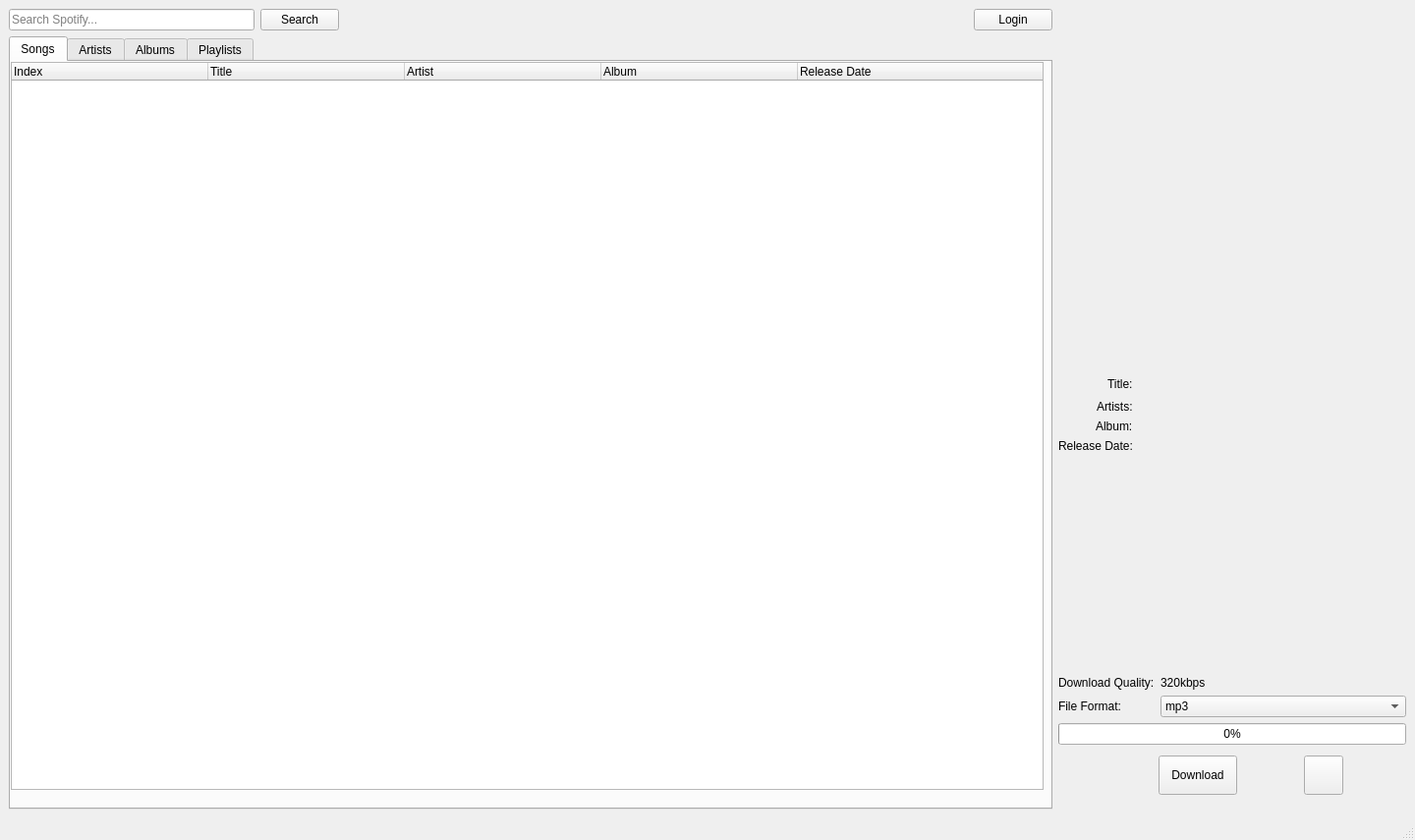
<?xml version="1.0" encoding="UTF-8"?>
<ui version="4.0">
 <class>MainWindow</class>
 <widget class="QMainWindow" name="MainWindow">
  <property name="geometry">
   <rect>
    <x>0</x>
    <y>0</y>
    <width>1440</width>
    <height>855</height>
   </rect>
  </property>
  <property name="minimumSize">
   <size>
    <width>850</width>
    <height>800</height>
   </size>
  </property>
  <property name="windowTitle">
   <string>ZSpotify</string>
  </property>
  <property name="locale">
   <locale language="English" country="UnitedStates"/>
  </property>
  <widget class="QWidget" name="centralwidget">
   <property name="minimumSize">
    <size>
     <width>9</width>
     <height>0</height>
    </size>
   </property>
   <layout class="QHBoxLayout" name="horizontalLayout_6" stretch="3,1">
    <item>
     <layout class="QVBoxLayout" name="verticalLayout">
      <property name="sizeConstraint">
       <enum>QLayout::SetFixedSize</enum>
      </property>
      <item>
       <layout class="QHBoxLayout" name="horizontalLayout_4" stretch="0,0,0,0,0">
        <property name="spacing">
         <number>-1</number>
        </property>
        <property name="sizeConstraint">
         <enum>QLayout::SetDefaultConstraint</enum>
        </property>
        <item>
         <widget class="QLineEdit" name="searchInput">
          <property name="sizePolicy">
           <sizepolicy hsizetype="Fixed" vsizetype="Fixed">
            <horstretch>250</horstretch>
            <verstretch>0</verstretch>
           </sizepolicy>
          </property>
          <property name="minimumSize">
           <size>
            <width>250</width>
            <height>0</height>
           </size>
          </property>
          <property name="maximumSize">
           <size>
            <width>16777215</width>
            <height>16777215</height>
           </size>
          </property>
          <property name="toolTip">
           <string/>
          </property>
          <property name="statusTip">
           <string/>
          </property>
          <property name="inputMask">
           <string/>
          </property>
          <property name="text">
           <string/>
          </property>
          <property name="placeholderText">
           <string>Search Spotify...</string>
          </property>
         </widget>
        </item>
        <item>
         <widget class="QPushButton" name="searchBtn">
          <property name="sizePolicy">
           <sizepolicy hsizetype="Fixed" vsizetype="Fixed">
            <horstretch>0</horstretch>
            <verstretch>0</verstretch>
           </sizepolicy>
          </property>
          <property name="text">
           <string>Search</string>
          </property>
         </widget>
        </item>
        <item>
         <spacer name="horizontalSpacer">
          <property name="orientation">
           <enum>Qt::Horizontal</enum>
          </property>
          <property name="sizeType">
           <enum>QSizePolicy::Expanding</enum>
          </property>
          <property name="sizeHint" stdset="0">
           <size>
            <width>250</width>
            <height>20</height>
           </size>
          </property>
         </spacer>
        </item>
        <item>
         <widget class="QLabel" name="accountTypeLabel">
          <property name="sizeIncrement">
           <size>
            <width>0</width>
            <height>10</height>
           </size>
          </property>
          <property name="font">
           <font>
            <family>Gill Sans</family>
           </font>
          </property>
          <property name="text">
           <string/>
          </property>
          <property name="textFormat">
           <enum>Qt::RichText</enum>
          </property>
         </widget>
        </item>
        <item>
         <widget class="QPushButton" name="loginBtn">
          <property name="text">
           <string>Login</string>
          </property>
         </widget>
        </item>
       </layout>
      </item>
      <item>
       <widget class="QTabWidget" name="resultTabs">
        <property name="minimumSize">
         <size>
          <width>0</width>
          <height>0</height>
         </size>
        </property>
        <property name="maximumSize">
         <size>
          <width>16777215</width>
          <height>16777215</height>
         </size>
        </property>
        <property name="currentIndex">
         <number>0</number>
        </property>
        <widget class="QWidget" name="songsTab">
         <attribute name="title">
          <string>Songs</string>
         </attribute>
         <widget class="QTreeWidget" name="songsTree">
          <property name="geometry">
           <rect>
            <x>0</x>
            <y>0</y>
            <width>1051</width>
            <height>741</height>
           </rect>
          </property>
          <property name="sizePolicy">
           <sizepolicy hsizetype="Preferred" vsizetype="Preferred">
            <horstretch>0</horstretch>
            <verstretch>0</verstretch>
           </sizepolicy>
          </property>
          <property name="lineWidth">
           <number>-3</number>
          </property>
          <property name="sizeAdjustPolicy">
           <enum>QAbstractScrollArea::AdjustIgnored</enum>
          </property>
          <property name="alternatingRowColors">
           <bool>true</bool>
          </property>
          <property name="selectionBehavior">
           <enum>QAbstractItemView::SelectRows</enum>
          </property>
          <property name="sortingEnabled">
           <bool>false</bool>
          </property>
          <property name="animated">
           <bool>true</bool>
          </property>
          <property name="columnCount">
           <number>5</number>
          </property>
          <attribute name="headerDefaultSectionSize">
           <number>200</number>
          </attribute>
          <attribute name="headerMinimumSectionSize">
           <number>15</number>
          </attribute>
          <attribute name="headerShowSortIndicator" stdset="0">
           <bool>false</bool>
          </attribute>
          <column>
           <property name="text">
            <string>Index</string>
           </property>
          </column>
          <column>
           <property name="text">
            <string>Title</string>
           </property>
          </column>
          <column>
           <property name="text">
            <string>Artist</string>
           </property>
          </column>
          <column>
           <property name="text">
            <string>Album</string>
           </property>
          </column>
          <column>
           <property name="text">
            <string>Release Date</string>
           </property>
          </column>
         </widget>
        </widget>
        <widget class="QWidget" name="artistsTab">
         <attribute name="title">
          <string>Artists</string>
         </attribute>
         <widget class="QTreeWidget" name="artistsTree">
          <property name="geometry">
           <rect>
            <x>0</x>
            <y>0</y>
            <width>1051</width>
            <height>741</height>
           </rect>
          </property>
          <property name="alternatingRowColors">
           <bool>true</bool>
          </property>
          <property name="sortingEnabled">
           <bool>false</bool>
          </property>
          <property name="animated">
           <bool>true</bool>
          </property>
          <property name="headerHidden">
           <bool>false</bool>
          </property>
          <attribute name="headerDefaultSectionSize">
           <number>200</number>
          </attribute>
          <attribute name="headerMinimumSectionSize">
           <number>15</number>
          </attribute>
          <attribute name="headerShowSortIndicator" stdset="0">
           <bool>false</bool>
          </attribute>
          <column>
           <property name="text">
            <string>Index</string>
           </property>
          </column>
          <column>
           <property name="text">
            <string>Name</string>
           </property>
          </column>
         </widget>
        </widget>
        <widget class="QWidget" name="albumsTab">
         <attribute name="title">
          <string>Albums</string>
         </attribute>
         <widget class="QTreeWidget" name="albumsTree">
          <property name="geometry">
           <rect>
            <x>0</x>
            <y>0</y>
            <width>1051</width>
            <height>741</height>
           </rect>
          </property>
          <property name="lineWidth">
           <number>-3</number>
          </property>
          <property name="alternatingRowColors">
           <bool>true</bool>
          </property>
          <property name="selectionBehavior">
           <enum>QAbstractItemView::SelectRows</enum>
          </property>
          <property name="sortingEnabled">
           <bool>false</bool>
          </property>
          <property name="animated">
           <bool>true</bool>
          </property>
          <property name="columnCount">
           <number>5</number>
          </property>
          <attribute name="headerDefaultSectionSize">
           <number>200</number>
          </attribute>
          <attribute name="headerMinimumSectionSize">
           <number>15</number>
          </attribute>
          <column>
           <property name="text">
            <string>Index</string>
           </property>
          </column>
          <column>
           <property name="text">
            <string>Title</string>
           </property>
          </column>
          <column>
           <property name="text">
            <string>Artist</string>
           </property>
          </column>
          <column>
           <property name="text">
            <string>Total Tracks</string>
           </property>
          </column>
          <column>
           <property name="text">
            <string>Release Date</string>
           </property>
          </column>
         </widget>
        </widget>
        <widget class="QWidget" name="playlistTab">
         <attribute name="title">
          <string>Playlists</string>
         </attribute>
         <widget class="QTreeWidget" name="playlistsTree">
          <property name="geometry">
           <rect>
            <x>0</x>
            <y>0</y>
            <width>1051</width>
            <height>741</height>
           </rect>
          </property>
          <property name="sizeIncrement">
           <size>
            <width>0</width>
            <height>0</height>
           </size>
          </property>
          <property name="lineWidth">
           <number>-3</number>
          </property>
          <property name="alternatingRowColors">
           <bool>true</bool>
          </property>
          <property name="selectionBehavior">
           <enum>QAbstractItemView::SelectRows</enum>
          </property>
          <property name="sortingEnabled">
           <bool>false</bool>
          </property>
          <property name="animated">
           <bool>true</bool>
          </property>
          <property name="columnCount">
           <number>4</number>
          </property>
          <attribute name="headerDefaultSectionSize">
           <number>200</number>
          </attribute>
          <attribute name="headerMinimumSectionSize">
           <number>15</number>
          </attribute>
          <column>
           <property name="text">
            <string>Index</string>
           </property>
          </column>
          <column>
           <property name="text">
            <string>Title</string>
           </property>
          </column>
          <column>
           <property name="text">
            <string>Creator</string>
           </property>
          </column>
          <column>
           <property name="text">
            <string>Total Tracks</string>
           </property>
          </column>
         </widget>
        </widget>
       </widget>
      </item>
     </layout>
    </item>
    <item>
     <layout class="QVBoxLayout" name="VertLayout">
      <property name="spacing">
       <number>-1</number>
      </property>
      <property name="sizeConstraint">
       <enum>QLayout::SetNoConstraint</enum>
      </property>
      <property name="topMargin">
       <number>0</number>
      </property>
      <property name="bottomMargin">
       <number>0</number>
      </property>
      <item>
       <layout class="QHBoxLayout" name="horizontalLayout"/>
      </item>
      <item>
       <widget class="QLabel" name="label_3">
        <property name="sizePolicy">
         <sizepolicy hsizetype="Fixed" vsizetype="Fixed">
          <horstretch>0</horstretch>
          <verstretch>0</verstretch>
         </sizepolicy>
        </property>
        <property name="minimumSize">
         <size>
          <width>350</width>
          <height>60</height>
         </size>
        </property>
        <property name="text">
         <string/>
        </property>
        <property name="textFormat">
         <enum>Qt::RichText</enum>
        </property>
        <property name="pixmap">
         <pixmap>../resources/ZSpotifyBanner.png</pixmap>
        </property>
        <property name="scaledContents">
         <bool>true</bool>
        </property>
       </widget>
      </item>
      <item>
       <layout class="QHBoxLayout" name="horizontalLayout_2" stretch="0">
        <property name="sizeConstraint">
         <enum>QLayout::SetMaximumSize</enum>
        </property>
        <item>
         <widget class="QLabel" name="coverArtLabel">
          <property name="sizePolicy">
           <sizepolicy hsizetype="Maximum" vsizetype="Maximum">
            <horstretch>0</horstretch>
            <verstretch>0</verstretch>
           </sizepolicy>
          </property>
          <property name="minimumSize">
           <size>
            <width>160</width>
            <height>300</height>
           </size>
          </property>
          <property name="maximumSize">
           <size>
            <width>300</width>
            <height>300</height>
           </size>
          </property>
          <property name="text">
           <string/>
          </property>
          <property name="pixmap">
           <pixmap>../resources/cover_default.jpg</pixmap>
          </property>
          <property name="scaledContents">
           <bool>true</bool>
          </property>
          <property name="alignment">
           <set>Qt::AlignHCenter|Qt::AlignTop</set>
          </property>
         </widget>
        </item>
       </layout>
      </item>
      <item>
       <layout class="QFormLayout" name="formLayout_2">
        <property name="sizeConstraint">
         <enum>QLayout::SetNoConstraint</enum>
        </property>
        <property name="labelAlignment">
         <set>Qt::AlignRight|Qt::AlignTrailing|Qt::AlignVCenter</set>
        </property>
        <item row="1" column="0">
         <widget class="QLabel" name="infoHeader1">
          <property name="text">
           <string>Title:</string>
          </property>
          <property name="alignment">
           <set>Qt::AlignLeading|Qt::AlignLeft|Qt::AlignVCenter</set>
          </property>
         </widget>
        </item>
        <item row="1" column="1">
         <widget class="QLabel" name="infoLabel1">
          <property name="sizePolicy">
           <sizepolicy hsizetype="Maximum" vsizetype="Fixed">
            <horstretch>0</horstretch>
            <verstretch>0</verstretch>
           </sizepolicy>
          </property>
          <property name="minimumSize">
           <size>
            <width>50</width>
            <height>20</height>
           </size>
          </property>
          <property name="maximumSize">
           <size>
            <width>350</width>
            <height>30</height>
           </size>
          </property>
          <property name="sizeIncrement">
           <size>
            <width>350</width>
            <height>0</height>
           </size>
          </property>
          <property name="font">
           <font>
            <family>Apple SD Gothic Neo</family>
            <pointsize>16</pointsize>
           </font>
          </property>
          <property name="text">
           <string/>
          </property>
          <property name="alignment">
           <set>Qt::AlignLeading|Qt::AlignLeft|Qt::AlignVCenter</set>
          </property>
         </widget>
        </item>
        <item row="2" column="0">
         <widget class="QLabel" name="infoHeader2">
          <property name="text">
           <string>Artists:</string>
          </property>
         </widget>
        </item>
        <item row="2" column="1">
         <widget class="QLabel" name="infoLabel2">
          <property name="sizePolicy">
           <sizepolicy hsizetype="Maximum" vsizetype="Fixed">
            <horstretch>0</horstretch>
            <verstretch>0</verstretch>
           </sizepolicy>
          </property>
          <property name="maximumSize">
           <size>
            <width>350</width>
            <height>20</height>
           </size>
          </property>
          <property name="text">
           <string/>
          </property>
          <property name="alignment">
           <set>Qt::AlignCenter</set>
          </property>
         </widget>
        </item>
        <item row="3" column="0">
         <widget class="QLabel" name="infoHeader3">
          <property name="text">
           <string>Album:</string>
          </property>
         </widget>
        </item>
        <item row="3" column="1">
         <widget class="QLabel" name="infoLabel3">
          <property name="sizePolicy">
           <sizepolicy hsizetype="Maximum" vsizetype="Fixed">
            <horstretch>0</horstretch>
            <verstretch>0</verstretch>
           </sizepolicy>
          </property>
          <property name="maximumSize">
           <size>
            <width>350</width>
            <height>20</height>
           </size>
          </property>
          <property name="text">
           <string/>
          </property>
          <property name="alignment">
           <set>Qt::AlignCenter</set>
          </property>
         </widget>
        </item>
        <item row="4" column="0">
         <widget class="QLabel" name="infoHeader4">
          <property name="text">
           <string>Release Date:</string>
          </property>
         </widget>
        </item>
        <item row="4" column="1">
         <widget class="QLabel" name="infoLabel4">
          <property name="sizePolicy">
           <sizepolicy hsizetype="Maximum" vsizetype="Fixed">
            <horstretch>0</horstretch>
            <verstretch>0</verstretch>
           </sizepolicy>
          </property>
          <property name="maximumSize">
           <size>
            <width>350</width>
            <height>20</height>
           </size>
          </property>
          <property name="text">
           <string/>
          </property>
          <property name="alignment">
           <set>Qt::AlignCenter</set>
          </property>
         </widget>
        </item>
        <item row="5" column="0">
         <widget class="QLabel" name="infoHeader5">
          <property name="text">
           <string/>
          </property>
         </widget>
        </item>
        <item row="5" column="1">
         <widget class="QLabel" name="infoLabel5">
          <property name="sizePolicy">
           <sizepolicy hsizetype="Maximum" vsizetype="Fixed">
            <horstretch>0</horstretch>
            <verstretch>0</verstretch>
           </sizepolicy>
          </property>
          <property name="maximumSize">
           <size>
            <width>350</width>
            <height>20</height>
           </size>
          </property>
          <property name="midLineWidth">
           <number>0</number>
          </property>
          <property name="text">
           <string/>
          </property>
          <property name="alignment">
           <set>Qt::AlignCenter</set>
          </property>
         </widget>
        </item>
        <item row="6" column="0">
         <widget class="QLabel" name="infoHeader6">
          <property name="text">
           <string/>
          </property>
         </widget>
        </item>
        <item row="6" column="1">
         <widget class="QLabel" name="infoLabel6">
          <property name="sizePolicy">
           <sizepolicy hsizetype="Maximum" vsizetype="Fixed">
            <horstretch>0</horstretch>
            <verstretch>0</verstretch>
           </sizepolicy>
          </property>
          <property name="maximumSize">
           <size>
            <width>350</width>
            <height>20</height>
           </size>
          </property>
          <property name="text">
           <string/>
          </property>
          <property name="alignment">
           <set>Qt::AlignCenter</set>
          </property>
         </widget>
        </item>
       </layout>
      </item>
      <item>
       <spacer name="verticalSpacer">
        <property name="orientation">
         <enum>Qt::Vertical</enum>
        </property>
        <property name="sizeType">
         <enum>QSizePolicy::Maximum</enum>
        </property>
        <property name="sizeHint" stdset="0">
         <size>
          <width>20</width>
          <height>300</height>
         </size>
        </property>
       </spacer>
      </item>
      <item>
       <layout class="QFormLayout" name="formLayout">
        <item row="1" column="0">
         <widget class="QLabel" name="label">
          <property name="text">
           <string>Download Quality:</string>
          </property>
         </widget>
        </item>
        <item row="2" column="0">
         <widget class="QLabel" name="label_2">
          <property name="text">
           <string>File Format:</string>
          </property>
         </widget>
        </item>
        <item row="2" column="1">
         <widget class="QComboBox" name="fileFormatCombo">
          <item>
           <property name="text">
            <string>mp3</string>
           </property>
          </item>
         </widget>
        </item>
        <item row="1" column="1">
         <widget class="QLabel" name="dlQualityLabel">
          <property name="text">
           <string>320kbps</string>
          </property>
         </widget>
        </item>
       </layout>
      </item>
      <item>
       <widget class="QProgressBar" name="progressBar">
        <property name="enabled">
         <bool>true</bool>
        </property>
        <property name="minimumSize">
         <size>
          <width>0</width>
          <height>0</height>
         </size>
        </property>
        <property name="whatsThis">
         <string/>
        </property>
        <property name="value">
         <number>0</number>
        </property>
       </widget>
      </item>
      <item>
       <layout class="QHBoxLayout" name="horizontalLayout_3" stretch="0,5,0">
        <property name="sizeConstraint">
         <enum>QLayout::SetDefaultConstraint</enum>
        </property>
        <property name="topMargin">
         <number>5</number>
        </property>
        <property name="bottomMargin">
         <number>15</number>
        </property>
        <item>
         <spacer name="horizontalSpacer_2">
          <property name="orientation">
           <enum>Qt::Horizontal</enum>
          </property>
          <property name="sizeType">
           <enum>QSizePolicy::Fixed</enum>
          </property>
          <property name="sizeHint" stdset="0">
           <size>
            <width>40</width>
            <height>20</height>
           </size>
          </property>
         </spacer>
        </item>
        <item>
         <widget class="QPushButton" name="downloadBtn">
          <property name="sizePolicy">
           <sizepolicy hsizetype="Fixed" vsizetype="Fixed">
            <horstretch>0</horstretch>
            <verstretch>0</verstretch>
           </sizepolicy>
          </property>
          <property name="minimumSize">
           <size>
            <width>0</width>
            <height>40</height>
           </size>
          </property>
          <property name="sizeIncrement">
           <size>
            <width>0</width>
            <height>0</height>
           </size>
          </property>
          <property name="autoFillBackground">
           <bool>false</bool>
          </property>
          <property name="styleSheet">
           <string notr="true"/>
          </property>
          <property name="text">
           <string>Download</string>
          </property>
         </widget>
        </item>
        <item>
         <widget class="QPushButton" name="dirBtn">
          <property name="sizePolicy">
           <sizepolicy hsizetype="Fixed" vsizetype="Fixed">
            <horstretch>0</horstretch>
            <verstretch>0</verstretch>
           </sizepolicy>
          </property>
          <property name="minimumSize">
           <size>
            <width>0</width>
            <height>40</height>
           </size>
          </property>
          <property name="maximumSize">
           <size>
            <width>16777215</width>
            <height>16777215</height>
           </size>
          </property>
          <property name="toolTip">
           <string>Change download directory</string>
          </property>
          <property name="whatsThis">
           <string/>
          </property>
          <property name="text">
           <string/>
          </property>
          <property name="icon">
           <iconset>
            <normaloff>../resources/iconmonstr-folder-12-240.png</normaloff>../resources/iconmonstr-folder-12-240.png</iconset>
          </property>
          <property name="iconSize">
           <size>
            <width>20</width>
            <height>20</height>
           </size>
          </property>
         </widget>
        </item>
       </layout>
      </item>
     </layout>
    </item>
   </layout>
  </widget>
  <widget class="QStatusBar" name="statusbar"/>
 </widget>
 <resources/>
 <connections/>
</ui>
